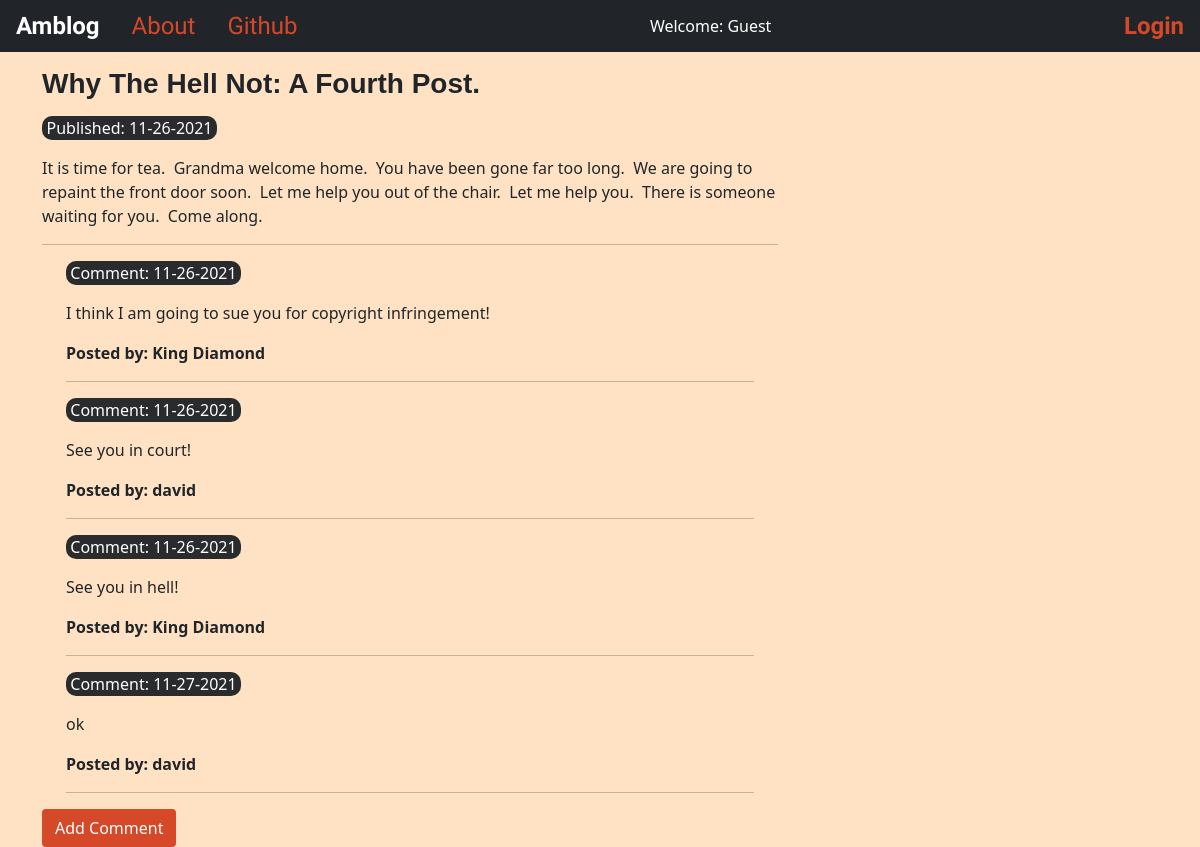
The app's page /post/4/ with its own data.
### blog/models.py (models this page shows, shortened)
class Post(models.Model):
    author = models.ForeignKey('auth.User', on_delete=models.CASCADE)
    title = models.CharField(max_length=128)
    text = models.TextField()
    create_date = models.DateTimeField(default=timezone.now())
    published_date = models.DateTimeField(blank=True, null=True)

class Comment(models.Model):
    post = models.ForeignKey('blog.Post', related_name='comments', on_delete=models.CASCADE)
    author = models.CharField(max_length=128)
    text = models.TextField()
    create_date = models.DateTimeField(default=timezone.now())
    approved_comment = models.BooleanField(default=False)

### blog/views.py (the view)
# urls.py: path('post/<int:pk>/', views.PostDetailView.as_view(), name='post_detail'),
class PostDetailView(DetailView):
    model = Post

### blog/templates/blog/post_detail.html (shortened to what this page needs)
{% extends 'blog/base.html' %}
{% block content %}
  <h3 class="post-detail-title">{{ post.title }}</h3>
  {% if post.published_date %}
    <div class="date postdate">
      Published: {{ post.published_date|date:"m-d-Y" }}
    </div>
  {% else %}
    <a class="btn btn-orange" href="{% url 'post_publish' pk=post.pk %}">Publish</a>
  {% endif %}
  <p class="postcontent">{{ post.text|safe|linebreaksbr }}</p>
  <hr>
  <div class="container">
    {% for comment in post.comments.all %}
      {% if user.is_authenticated or comment.approved_comment %}
        <p class="date">Comment: {{ comment.create_date|date:"m-d-Y" }}</p>
        <p>{{ comment.text|safe|linebreaksbr }}</p>
        <p><strong>Posted by: {{ comment.author }}</strong></p>
      {% endif %}
      <hr>
      {% empty %}
        <p>No comments.</p>
    {% endfor %}
    </div>
    <a class="btn btn-orange" href="{% url 'add_comment_to_post' pk=post.pk %}">Add Comment</a>
{% endblock %}

### blog/static/css/blog.css (style rules this page uses)
a { text-decoration: none; color: rgb(213, 72, 40); }
body { background-color: rgb(255, 226, 195); }
.btn-orange { background-color: rgb(213, 72, 40); color: white; }
.post-detail-title { margin-top: 15px; font-family: 'Dosis', sans-serif; font-weight: 600; }
.date { background-color: rgb(41, 43, 44); border-radius: 10px; color: white; margin-top: 15px; margin-bottom: 5px; text-align: center; width: 175px; }

### records on screen
Post: title "Why The Hell Not: A Fourth Post.", published_date "11-26-2021", text "It is time for tea. Grandma welcome home. You have been gone far too long. We are going to repaint the front door soon. Let me help you out of the chair. Let me help you. There is someone waiting for you. Come along."
Comment: create_date "11-26-2021", text "I think I am going to sue you for copyright infringement!", author "King Diamond"
Comment: create_date "11-26-2021", text "See you in court!", author "david"
Comment: create_date "11-26-2021", text "See you in hell!", author "King Diamond"
Comment: create_date "11-27-2021", text "ok", author "david"
